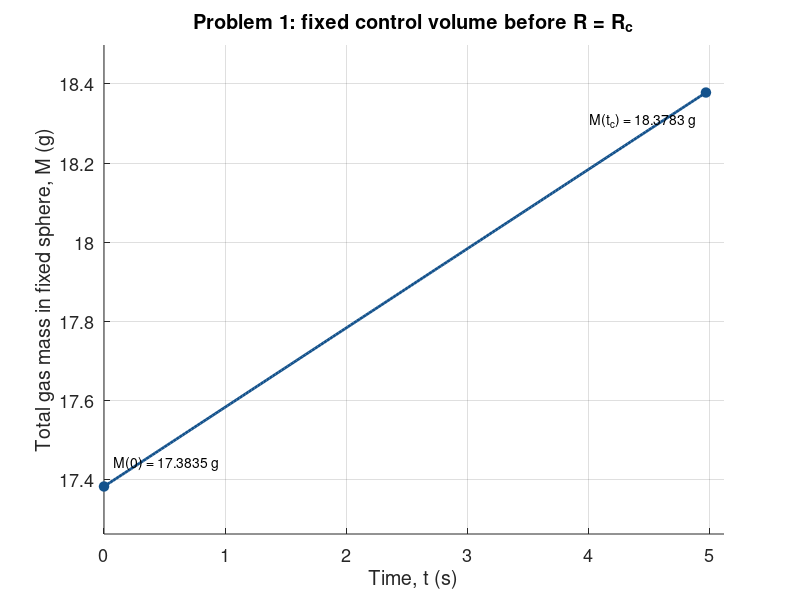

This chart was generated by the following MATLAB code:
%% HW2 Problem 1: expanding balloon and two control volumes
% SI units. Q is evaluated at the prescribed balloon-gas density.
% Source: Lecture 5 organized notes, PDF p.5, Eqs. (33)-(36).
clear; clc;
Q = 2.0e-3;             % m^3/s
rhoInside = 1.30;       % kg/m^3
rhoOutside = 1.20;      % kg/m^3
R0 = 0.10;             % m
Rc = 0.15;             % m
V0 = 4*pi*R0^3/3;
Vc = 4*pi*Rc^3/3;
tHit = (Vc-V0)/Q;
radialSpeed = Q/(4*pi*Rc^2);
M0 = rhoOutside*Vc + (rhoInside-rhoOutside)*V0;
massSlope = (rhoInside-rhoOutside)*Q;
Mfinal = rhoInside*Vc;
fprintf('Rdot at R = Rc: %.10f m/s\n',radialSpeed);
fprintf('Time to reach Rc: %.10f s\n',tHit);
fprintf('M(0): %.11f kg; M(tHit): %.11f kg\n',M0,Mfinal);
fprintf('dM/dt before contact: %.10f kg/s\n',massSlope);
fprintf('Mean outward speed after contact: %.10f m/s\n',radialSpeed);
mdotIn = rhoInside*Q;
mdotOutBefore = rhoOutside*Q;
mdotOutAfter = rhoInside*4*pi*Rc^2*radialSpeed;
assert(abs(massSlope-(mdotIn-mdotOutBefore)) < 1e-12);
assert(abs(mdotIn-mdotOutAfter) < 1e-12);
assert(abs(M0+massSlope*tHit-Mfinal) < 1e-12);

t = linspace(0,tHit,201);
R = (R0^3+3*Q*t/(4*pi)).^(1/3);
M = rhoOutside*Vc + (rhoInside-rhoOutside)*4*pi*R.^3/3;
f = figure('Visible','off','Color','w','Position',[100 100 1000 600]);
plot(t,1000*M,'LineWidth',2,'Color',[0.08 0.32 0.55]); hold on;
plot([0 tHit],1000*[M0 Mfinal],'o','MarkerFaceColor',[0.08 0.32 0.55], ...
    'MarkerEdgeColor',[0.08 0.32 0.55],'MarkerSize',7);
text(0.08,1000*M0+0.06,sprintf('M(0) = %.4f g',1000*M0));
text(tHit-0.08,1000*Mfinal-0.07,sprintf('M(t_c) = %.4f g',1000*Mfinal), ...
    'HorizontalAlignment','right');
xlabel('Time, t (s)'); ylabel('Total gas mass in fixed sphere, M (g)');
title('Problem 1: fixed control volume before R = R_c');
xlim([0 1.03*tHit]); ylim(1000*[M0-0.00012 Mfinal+0.00012]);
grid on; box off; set(gca,'FontSize',13);
scriptDir = fileparts(mfilename('fullpath'));
figDir = fullfile(scriptDir,'..','figures');
if ~exist(figDir,'dir'), mkdir(figDir); end
exportgraphics(f,fullfile(figDir,'HW2_Problem1_Mass.png'),'Resolution',180);
close(f);
